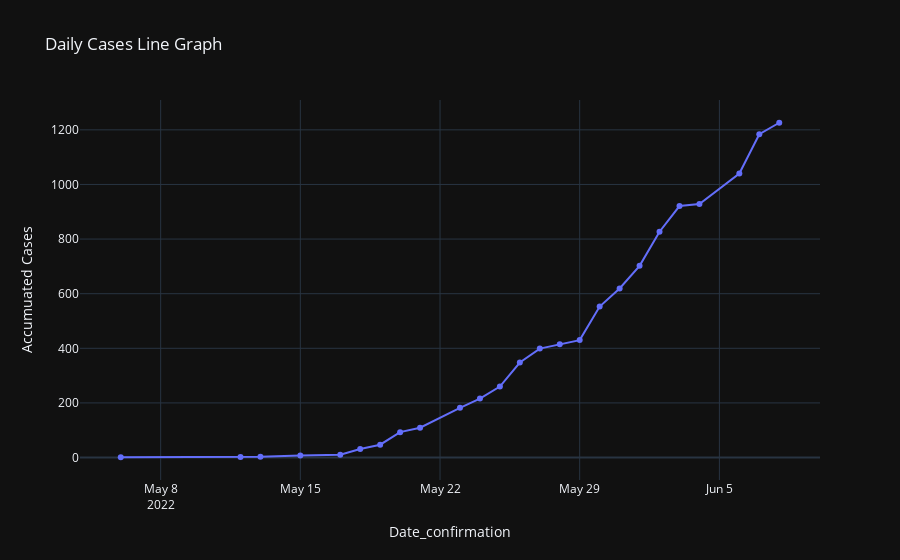

The notebook cell this image was saved under:
### Code cell
fig=px.line(df1,x='Date_confirmation',y='Accumuated Cases',markers=True,title='Daily Cases Line Graph')
fig.show()

### Figure 1 — Plotly figure (JSON) as saved in the notebook; plotly's stock layout.template omitted (floating-point values rounded to 4 significant figures)
{"data": [{"hovertemplate": "Date_confirmation=%{x}<br>Accumuated Cases=%{y}<extra></extra>", "legendgroup": "", "line": {"color": "#636efa", "dash": "solid"}, "marker": {"symbol": "circle"}, "mode": "markers+lines", "name": "", "orientation": "v", "showlegend": false, "type": "scatter", "x": ["2022-05-06", "2022-05-12", "2022-05-13", "2022-05-15", "2022-05-17", "2022-05-18", "2022-05-19", "2022-05-20", "2022-05-21", "2022-05-23", "2022-05-24", "2022-05-25", "2022-05-26", "2022-05-27", "2022-05-28", "2022-05-29", "2022-05-30", "2022-05-31", "2022-06-01", "2022-06-02", "2022-06-03", "2022-06-04", "2022-06-06", "2022-06-07", "2022-06-08"], "xaxis": "x", "y": [1, 2, 3, 7, 10, 31, 47, 93, 109, 182, 216, 260, 348, 399, 415, 430, 553, 619, 702, 827, 921, 928, 1040, 1184, 1226], "yaxis": "y"}], "layout": {"legend": {"tracegroupgap": 0}, "title": {"text": "Daily Cases Line Graph"}, "xaxis": {"anchor": "y", "domain": [0, 1], "title": {"text": "Date_confirmation"}}, "yaxis": {"anchor": "x", "domain": [0, 1], "title": {"text": "Accumuated Cases"}}}}
